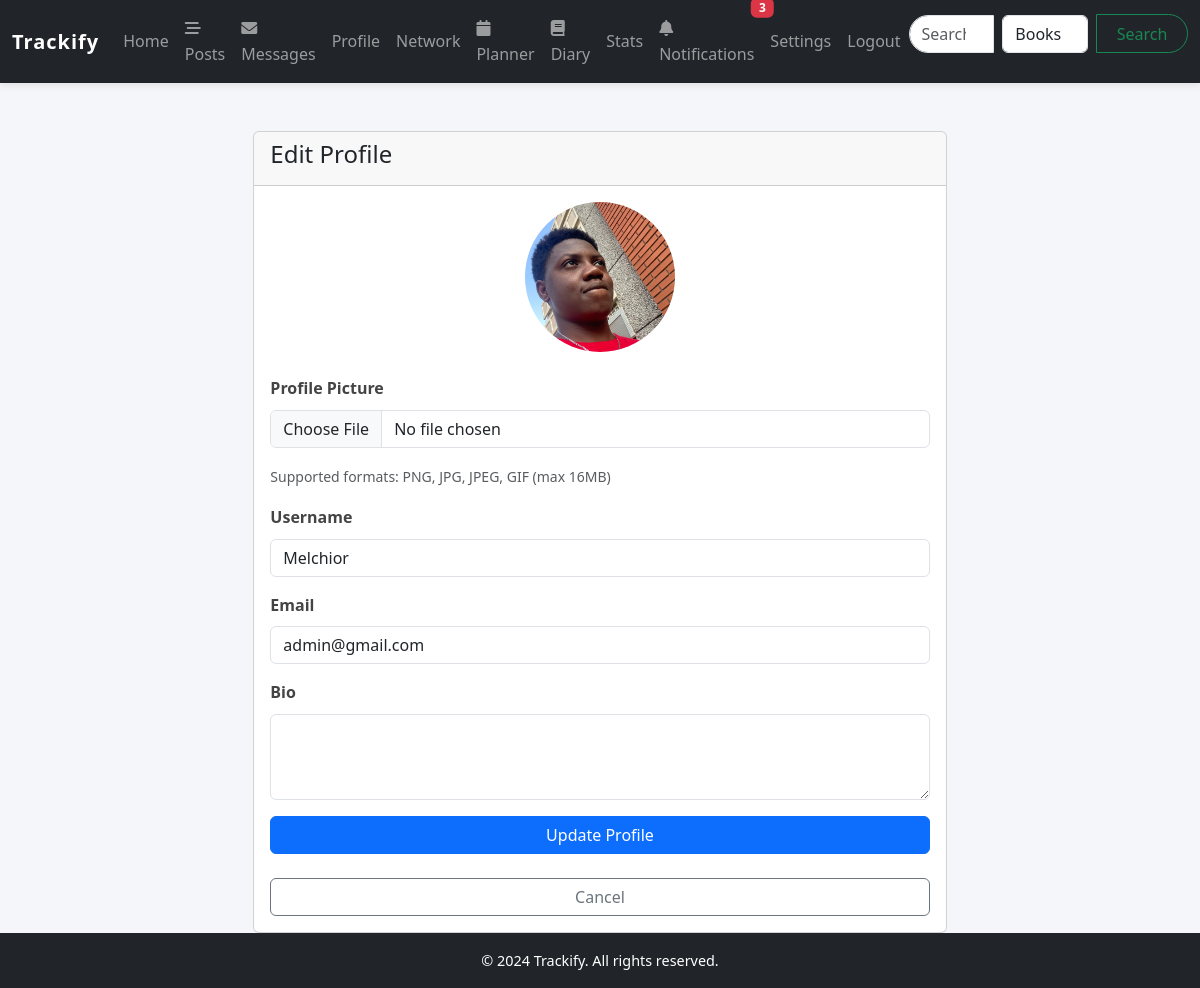
/profile/edit (signed in), run on the app's committed database.
### models/user_model.py (models this page shows, shortened)
class User(db.Model, UserMixin):
    __tablename__ = 'users'
    user_id = db.Column(db.Integer, primary_key=True)
    username = db.Column(db.String(255), unique=True, nullable=False)
    password_hash = db.Column(db.String(255), nullable=False)
    email = db.Column(db.String(255), unique=True, nullable=False)
    join_date = db.Column(db.DateTime, default=datetime.utcnow)
    profile_picture = db.Column(db.String(256), nullable=True)
    bio = db.Column(db.Text, default=None)
    theme = db.Column(db.String(20), default='light')
    notifications_enabled = db.Column(db.Boolean, default=True)
    email_notifications = db.Column(db.Boolean, default=True)
    reset_token = db.Column(db.String(100), unique=True, nullable=True)
    reset_token_expiry = db.Column(db.DateTime, nullable=True)
    ratings = db.relationship('Rating', backref='user', lazy='dynamic')
    reviews = db.relationship('Review', backref='user', lazy='dynamic')
    custom_lists = db.relationship('CustomList', backref='creator', lazy='dynamic')
    messages_sent = db.relationship('Message', foreign_keys='Message.sender_id', backref='sender', lazy='dynamic')
    messages_received = db.relationship('Message', foreign_keys='Message.recipient_id', backref='recipient', lazy='dynamic')
    user_media = db.relationship('UserMedia', backref='user', lazy='dynamic')
    following = db.relationship(
        'Follow',
        foreign_keys='Follow.follower_id',
        backref=db.backref('follower', lazy='joined'),
        lazy='dynamic',
        cascade='all, delete-orphan'
    )
    followers = db.relationship(
        'Follow',
        foreign_keys='Follow.followed_id',
        backref=db.backref('followed', lazy='joined'),
        lazy='dynamic',
        cascade='all, delete-orphan'
    )
    @property
    def profile_picture_url(self):
        if not self.profile_picture or self.profile_picture == '':
            return 'defaults/user.png'
        return self.profile_picture

### routes/user_routes.py (the view, shortened to what this page needs)
@user_routes.route('/profile/edit', methods=['GET', 'POST'])
@login_required
def edit_profile():
    form = ProfileForm(obj=current_user)
    return render_template('edit_profile.html', form=form)

### forms/forms.py
class ProfileForm(FlaskForm):
    username = StringField('Username', validators=[DataRequired(), Length(min=4, max=20)])
    email = StringField('Email', validators=[DataRequired(), Email()])
    bio = TextAreaField('Bio', validators=[Optional(), Length(max=500)])
    profile_picture = FileField('Profile Picture', validators=[
        FileAllowed(['jpg', 'png', 'jpeg', 'gif'], 'Images only!')
    ])
    submit = SubmitField('Update Profile')
    def __init__(self, *args, **kwargs):
        super(ProfileForm, self).__init__(*args, **kwargs)
        if kwargs.get('obj'):
            self.username.data = kwargs['obj'].username
            self.email.data = kwargs['obj'].email
            self.bio.data = kwargs['obj'].bio

### templates/edit_profile.html (shortened to what this page needs)
{% extends "base.html" %}
{% block content %}
<div class="container mt-4">
    <div class="row justify-content-center">
        <div class="col-md-8">
            <div class="card">
                <div class="card-header">
                    <h4>Edit Profile</h4>
                </div>
                <div class="card-body">
                    <form method="POST" enctype="multipart/form-data">
                        <div class="text-center mb-4">
                            <img src="{{ url_for('static', filename=current_user.profile_picture_url) }}"
                                 alt="Profile Picture" class="img-fluid rounded-circle"
                                 style="width: 150px; height: 150px;">
                        </div>
                        <div class="mb-3">
                            <label for="profile_picture" class="form-label">Profile Picture</label>
                            {{ form.profile_picture(class="form-control", accept="image/*") }}
                            <small class="text-muted">Supported formats: PNG, JPG, JPEG, GIF (max 16MB)</small>
                        </div>
                        <div class="mb-3">
                            <label for="username" class="form-label">Username</label>
                            {{ form.username(class="form-control") }}
                        </div>
                        <div class="mb-3">
                            <label for="email" class="form-label">Email</label>
                            {{ form.email(class="form-control") }}
                        </div>
                        <div class="mb-3">
                            <label for="bio" class="form-label">Bio</label>
                            {{ form.bio(class="form-control", rows=3) }}
                        </div>
                        <div class="d-grid gap-2">
                            {{ form.submit(class="btn btn-primary") }}
                            <a href="{{ url_for('main_routes.profile', username=current_user.username) }}"
                               class="btn btn-outline-secondary">Cancel</a>
                        </div>
                    </form>
                </div>
            </div>
        </div>
    </div>
</div>
{% endblock %}

### static/style.css (style rules this page uses)
body { font-family: 'Segoe UI', Tahoma, Geneva, Verdana, sans-serif; line-height: 1.6; margin: 0; padding: 0; background-color: #f4f6f9; color: #333; }
a { color: #007bff; text-decoration: none; }
.container { max-width: 1100px; }
form label { display: block; margin-bottom: 0.5rem; font-weight: 600; color: #444; }
form input, form select, form textarea, form button { width: 100%; padding: 12px 16px; margin-bottom: 1rem; border: 1px solid #ced4da; border-radius: 8px; font-size: 1rem; transition: all 0.3s ease; }

### data on the page
User: profile_picture (picture), username "Melchior", email "admin@gmail.com"
